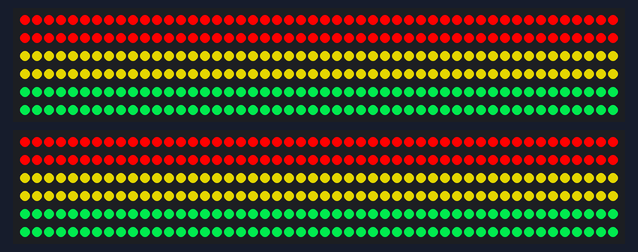
Simulated run of this sketch. Board: Arduino Uno, built with avr-gcc and run on an emulated ATmega328P. On the bench: 2 × 300 RGB LEDs in strip order, left to right, continuing on the next row. Dim RGB values are drawn brighter than linear.

Above: at 0.13 s.
At 5.0 s:
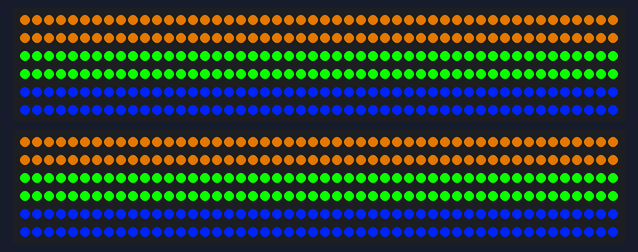
At 10.02 s:
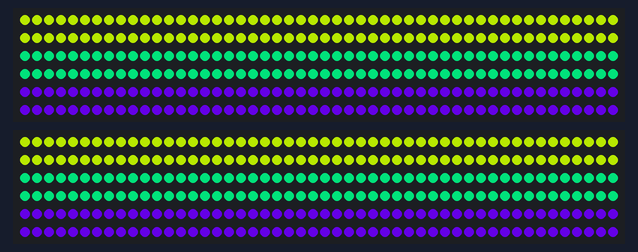
At 19.9 s:
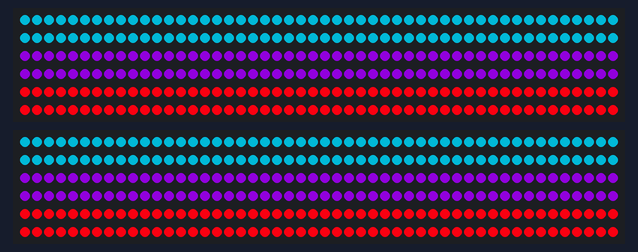
At 29.78 s:
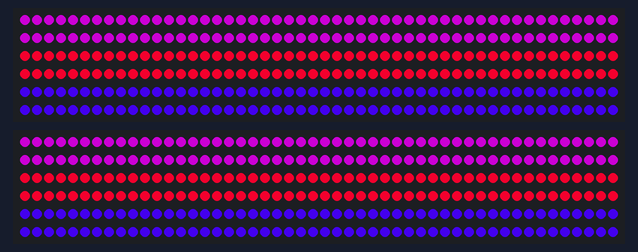
At 39.81 s:
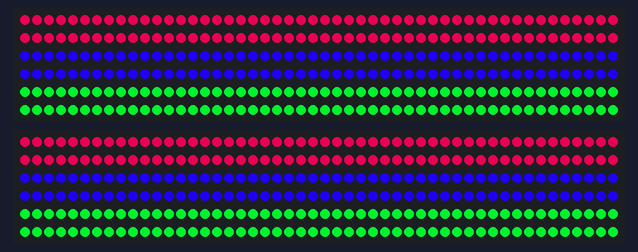

The sketch:

section_fade.ino
```cpp
#include <FastLED.h>
#define LED_PIN 7
#define LED_PIN_2 8
#define NUM_LEDS 300

CRGB leds[NUM_LEDS];
long clock;

void setup() {
    FastLED.addLeds<WS2812, LED_PIN, GRB>(leds, NUM_LEDS);
    FastLED.addLeds<WS2812, LED_PIN_2, GRB>(leds, NUM_LEDS);
    FastLED.clear();
    FastLED.show();
    Serial.begin(9600);
    clock = 0;
}

void sectionFade(int numSections) {
  //mood mood lamp that cycles through colours

  int COLOR_OFFSET = 60;
  int SECTION_LENGTH = (NUM_LEDS / numSections);

  if (clock % 20 == 0) {
    for (int i=0;i<NUM_LEDS;i++){

      int finalOffset = (i / SECTION_LENGTH) * COLOR_OFFSET;

      int currColor = ((clock/20) + finalOffset) % 508;

      if(currColor > 254){
        currColor = 508 - currColor; //reverse once we get to 254
      }

      leds[i] = CHSV( currColor, 255, 255);
    }
    FastLED.show();
 }
}

void loop() {
  delay(5);
  sectionFade(3);
  clock += 1;
  if (clock == 1000000) {
    clock = 0;
  }
}
```
